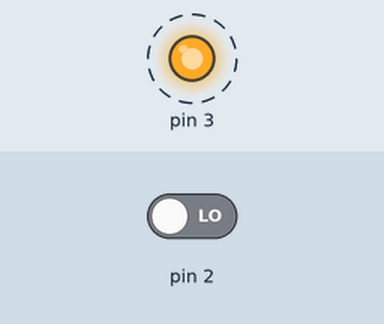
Recording of a sketch running on a simulated Arduino Uno, built with avr-gcc and run on an emulated ATmega328P. Parts: output pins drawn as LEDs (lit = HIGH). Dashed ring = blinking. The inputs (shaded band) are chosen by the test bench; at power-on: pin 2 LOW.

Above: at 1.3 s.
1.7 s: pin 2 driven HIGH
At 2.6 s:
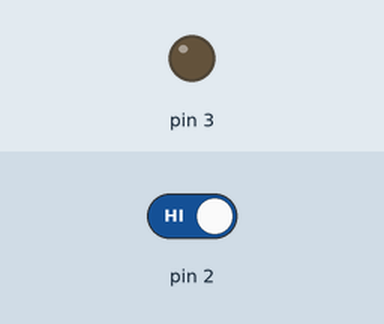
3.3 s: pin 2 driven LOW
At 3.6 s:
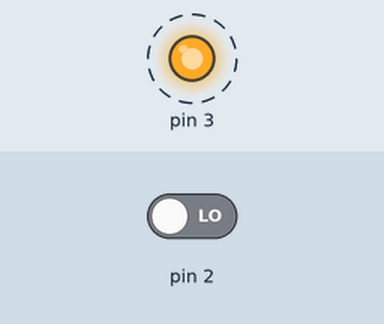
Timing chart, 0 to 12.3 s (numbered marks = the images above; inputs shaded):
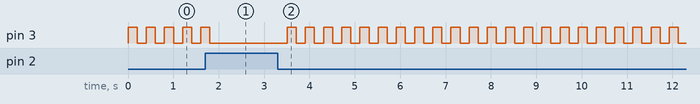

Measured:
- after the input at 1.7 s, pin 3: goes on until 1.8 s, then stays LOW
- after the input at 3.3 s, pin 3: alternates HIGH for 0.20 s and LOW for 0.20 s, starting after 0.21 s
- by itself, pin 3: alternates HIGH for 0.20 s and LOW for 0.20 s

The sketch:

guia_1_16.ino
```cpp
bool boton ;

void setup()
{
 	pinMode(2, INPUT);
	pinMode(3, OUTPUT);

}

void loop()
{
	boton = digitalRead(2);
  	delay(1);

    if (boton == !HIGH)
    {
    	digitalWrite(3, HIGH);
      	delay(200);
      	digitalWrite(3, LOW);
      	delay(200);
    } else {
    	digitalWrite(3, LOW);
      	delay(500);
    }
}	
```
